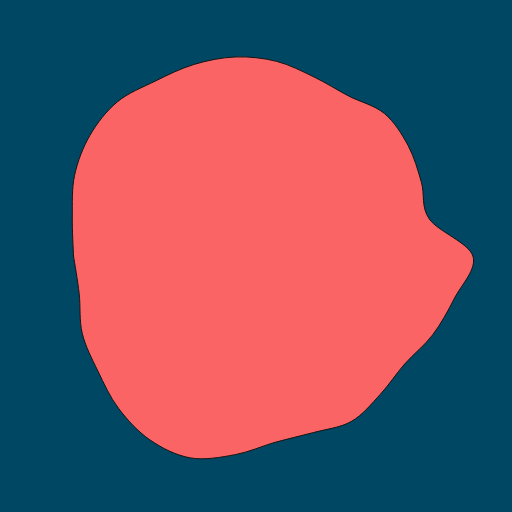
Frame 1 (no input)
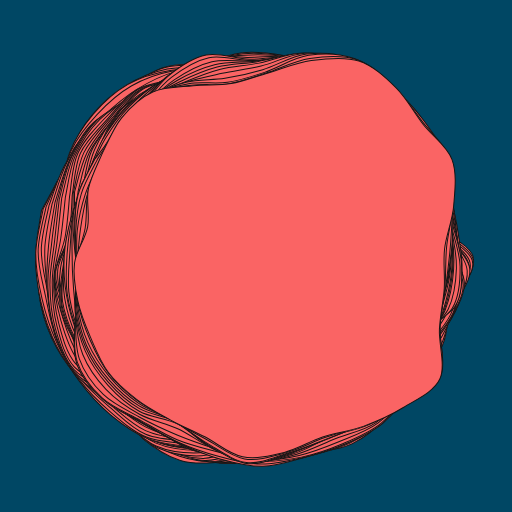
Frame 60 (no input)
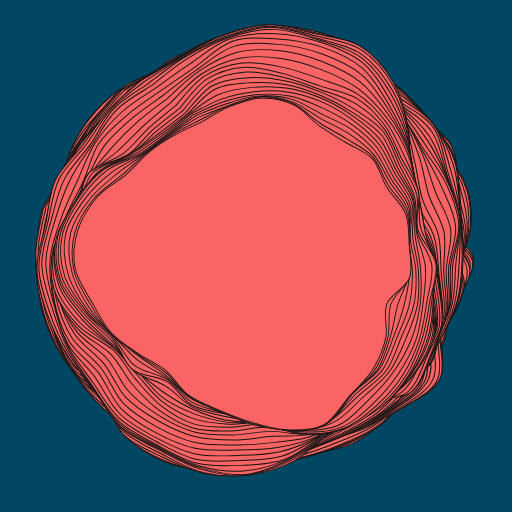
Frame 120 (the mouse pressed at the canvas centre since frame 60)

The p5.js sketch that drew these frames (run headless with seeded random() and noise() and a simulated clock; from frame 60 on, the mouse is pressed at the canvas centre):

// p5.js sketch
// ── sketch.js
const canvas_w = 512;
const canvas_h = 512;

const n_pts = 30;

let min_r = 150;
let max_r = 250;

let ra = 0;


function setup() {
  createCanvas(canvas_w, canvas_h);
  background(0, 71, 100);
  stroke(20);
  strokeWeight(1);
  fill(250, 100, 100);
}


function draw() {
  translate(width / 2, height / 2);
  rotate(ra);
  ra += 0.01;

  if (frameCount > 100) {
    const dr = 1.5;
  	min_r = max([0, min_r - dr]);
  	max_r = max([0, max_r - dr]);
  	strokeWeight(map(frameCount, 100, 200, 1, 0.5, true));
  }

  let pts = [];
  for (let i = 0; i < n_pts; i++) {
  	let a = map(i, 0, n_pts, 0, TWO_PI);

  	if (a >= TWO_PI) {
  		a -= TWO_PI;
  	}

  	let r = noise(a, frameCount * 0.05);
  	r = map(r, 0, 1, min_r, max_r);

  	const x = cos(a) * r;
  	const y = sin(a) * r;

  	const pt = createVector(x, y);
  	pts.push(pt);
  }

  const n = round(pts.length / 2);
 	const og_pts = pts.slice();
  pts = og_pts.slice(n, og_pts.length);
  pts.push(...og_pts.slice(0, n));

  beginShape();
  curveVertex(pts[0].x, pts[0].y);
  for (const pt of pts) {
  	curveVertex(pt.x, pt.y);
  }
  curveVertex(pts[0].x, pts[0].y);
  curveVertex(pts[0].x, pts[0].y);
  endShape();
}
